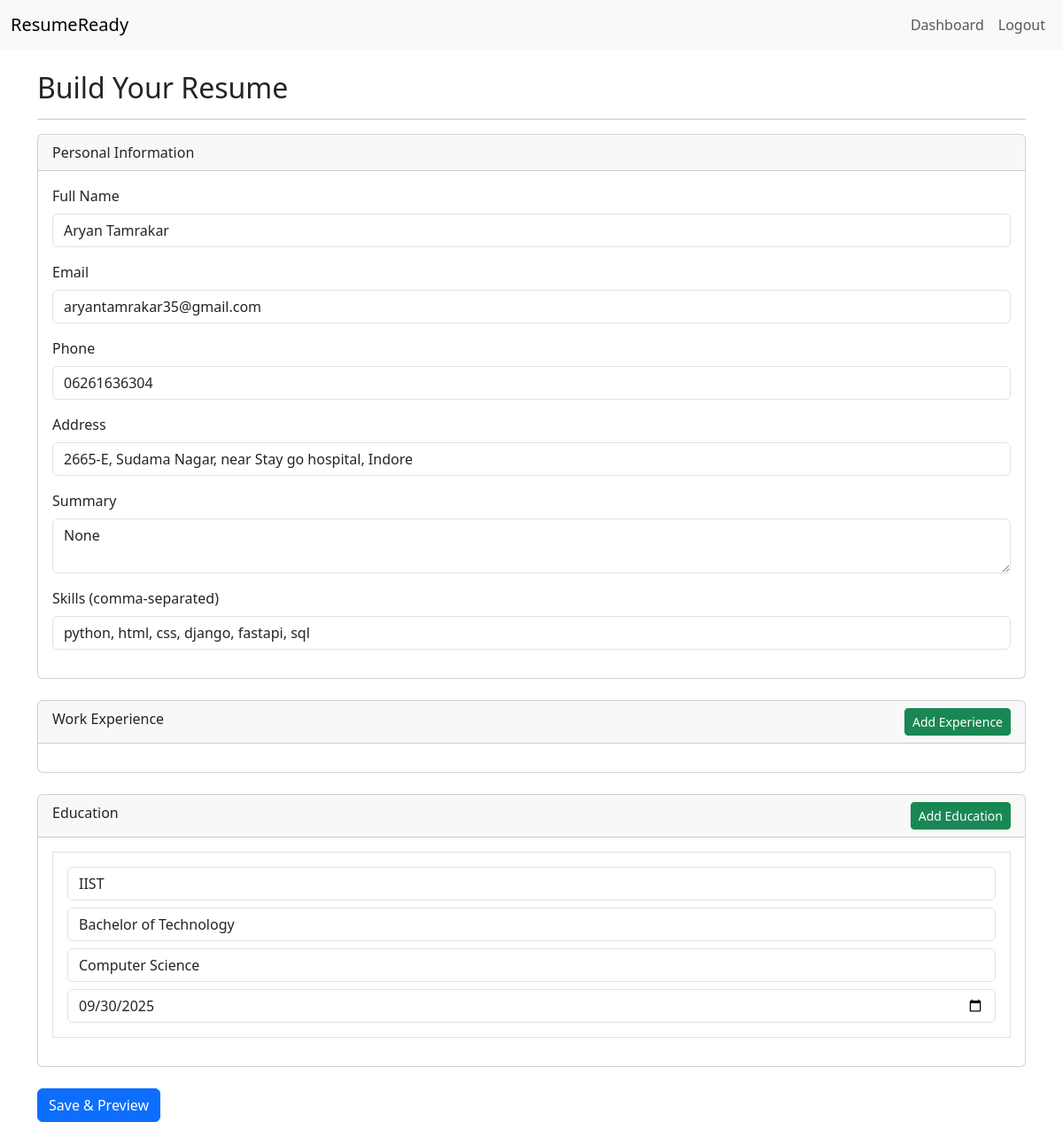
The page /dashboard/ (signed in) on the database its author committed.
### builder/models.py (models this page shows, shortened)
class Profile(models.Model):
    user = models.OneToOneField(User, on_delete = models.CASCADE)
    name = models.CharField(max_length=100)
    email = models.EmailField()
    phone = models.CharField(max_length=10)
    address = models.TextField(max_length=200)
    summary = models.TextField(blank=True, null=True,help_text="A brief professional summary")
    skills = models.TextField(help_text="Comma-separated list of skills (eg- Python, Django, HTML).")

class Education(models.Model):
    profile = models.ForeignKey(Profile, on_delete=models.CASCADE)
    institution = models.CharField(max_length=100)
    degree = models.CharField(max_length=100)
    field_of_study = models.CharField(max_length=100)
    graduation_date = models.DateField()

### builder/views.py (the view, shortened to what this page needs)
# urls.py: path('dashboard/', views.dashboard, name='dashboard'),
@login_required
def dashboard(request):
    profile, created = Profile.objects.get_or_create(user=request.user)
    return render(request, 'dashboard.html', {'profile': profile})

### templates/dashboard.html (shortened to what this page needs)
{% extends 'base.html' %}
{% block content %}
<h2>Build Your Resume</h2>
<hr>
<form method="post">
    <div class="card mb-4">
        <div class="card-header">Personal Information</div>
        <div class="card-body">
            <div class="mb-3"><label class="form-label">Full Name</label><input type="text" name="name" class="form-control" value="{{ profile.name }}"></div>
            <div class="mb-3"><label class="form-label">Email</label><input type="email" name="email" class="form-control" value="{{ profile.email }}"></div>
            <div class="mb-3"><label class="form-label">Phone</label><input type="text" name="phone" class="form-control" value="{{ profile.phone }}"></div>
            <div class="mb-3"><label class="form-label">Address</label><input type="text" name="address" class="form-control" value="{{ profile.address }}"></div>
            <div class="mb-3"><label class="form-label">Summary</label><textarea name="summary" class="form-control">{{ profile.summary }}</textarea></div>
            <div class="mb-3"><label class="form-label">Skills (comma-separated)</label><input type="text" name="skills" class="form-control" value="{{ profile.skills }}"></div>
        </div>
    </div>
    <div class="card mb-4">
        <div class="card-header d-flex justify-content-between">
            <span>Work Experience</span>
            <button type="button" class="btn btn-sm btn-success" id="add-experience">Add Experience</button>
        </div>
        <div class="card-body" id="experience-container">
        </div>
    </div>
    <div class="card mb-4">
        <div class="card-header d-flex justify-content-between">
            <span>Education</span>
            <button type="button" class="btn btn-sm btn-success" id="add-education">Add Education</button>
        </div>
        <div class="card-body" id="education-container">
            {% for edu in profile.education_set.all %}
            <div class="education-form mb-3 border p-3">
                <input type="text" name="institution" placeholder="Institution" class="form-control mb-2" value="{{ edu.institution }}">
                <input type="text" name="degree" placeholder="Degree" class="form-control mb-2" value="{{ edu.degree }}">
                <input type="text" name="field_of_study" placeholder="Field of Study" class="form-control mb-2" value="{{ edu.field_of_study }}">
                <input type="date" name="graduation_date" class="form-control" value="{{ edu.graduation_date|date:'Y-m-d' }}">
            </div>
            {% endfor %}
        </div>
    </div>
    <button type="submit" class="btn btn-primary">Save & Preview</button>
</form>
{% endblock %}

### templates/base.html (shortened to what this page needs)
<!DOCTYPE html>
<html lang="en">
<head>
    <link href="https://cdn.jsdelivr.net/npm/bootstrap@5.3.2/dist/css/bootstrap.min.css" rel="stylesheet">
</head>
<body>
    <nav class="navbar navbar-expand-lg bg-body-tertiary">
        <div class="container-fluid">
            <a class="navbar-brand" href="#">ResumeReady</a>
            <div class="collapse navbar-collapse">
                <ul class="navbar-nav ms-auto mb-2 mb-lg-0">
                    {% if user.is_authenticated %}
                        <li class="nav-item">
                            <a class="nav-link" href="{% url 'dashboard' %}">Dashboard</a>
                        </li>
                        <li class="nav-item">
                            <a class="nav-link" href="{% url 'logout' %}">Logout</a>
                        </li>
                    {% else %}
                         <li class="nav-item">
                            <a class="nav-link" href="{% url 'login' %}">Login</a>
                        </li>
                    {% endif %}
                </ul>
            </div>
        </div>
    </nav>
    <div class="container mt-4">
        {% block content %}{% endblock %}
    </div>
</body>
</html>

### rows shown on the page
Profile: name "Aryan Tamrakar", email "aryantamrakar35@gmail.com", phone "06261636304", address "2665-E, Sudama Nagar, near Stay go hospital, Indore", summary "None", skills "python, html, css, django, fastapi, sql"
Education: institution "IIST", degree "Bachelor of Technology", field_of_study "Computer Science", graduation_date "09/30/2025"
